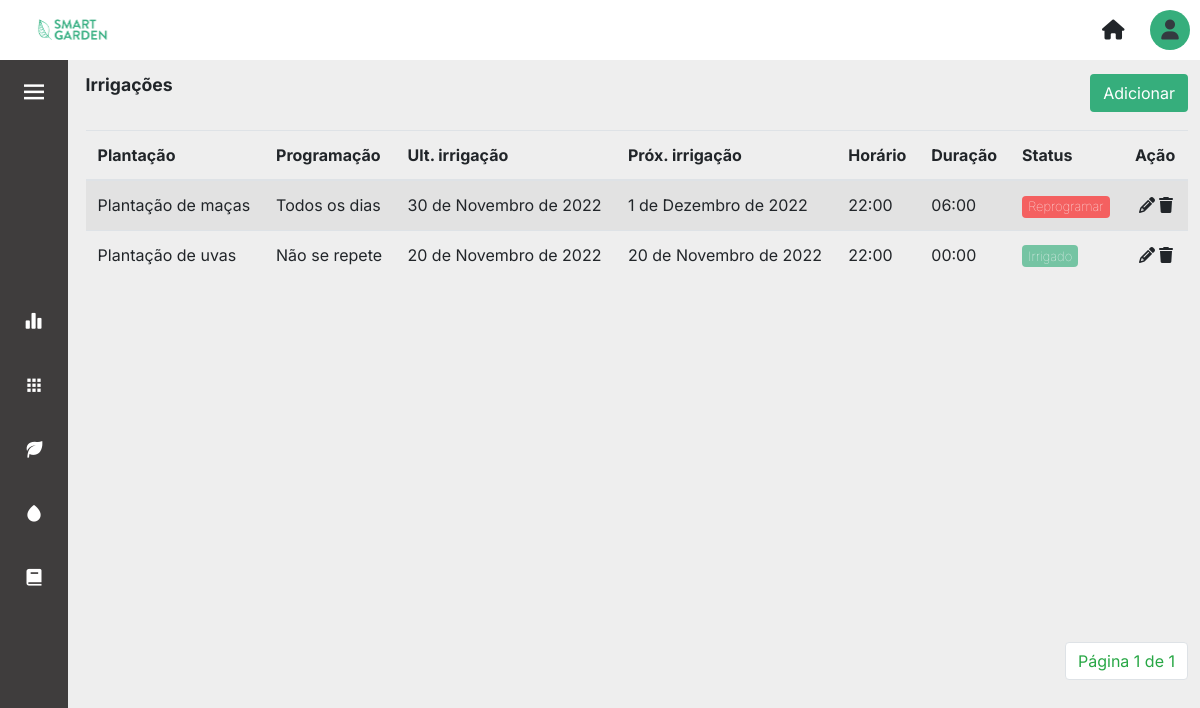
/irrigacoes/ (signed in), run on the app's committed database.
### core/models.py (models this page shows)
class Irrigacao(models.Model):
    dtUltIrrigacao = models.DateField(null=True, blank=True)
    dtProxIrrigacao = models.DateField(default=datetime.today, null=True, blank=True)
    horario = models.TimeField()
    duracao = models.TimeField()
    concluida = models.BooleanField(blank=False, null=False, default=False)
    plantacao = models.ForeignKey(Plantacao, on_delete=models.CASCADE)
    programacao = models.TextField(choices=Irrigacao_Programacao.choices, max_length=20, null=True, default=0)

class Plantacao(models.Model):
    descricao = models.CharField(max_length=100)
    qntDiasColheita = models.IntegerField(null=True)
    qntPlantada = models.IntegerField(null=True)
    qntColhida = models.IntegerField(null=True, blank=True, default=0)
    dtPlantio = models.DateField(default=datetime.today)
    categoria = models.TextField(choices=Tipos_Categorias.choices, max_length=20, null=True, default=0)
    areacultivo = models.ForeignKey(AreaCultivo, on_delete=models.CASCADE, null=True)
    colhida = models.BooleanField(null=False, default=False)
    def __str__(self):
        return self.descricao

### core/views.py (the view)
# urls.py: path('irrigacoes/' ,views.irrigacoes, name='irrigacoes'),
def irrigacoes(request):
    irrigacoes = Irrigacao.objects.all()
    paginator = Paginator(irrigacoes, 6)
    page = request.GET.get('page')
    irrigacoes = paginator.get_page(page)
    contexto = {
        'irrigacoes': irrigacoes
    }
    return render(request, 'irrigacoes.html', contexto)

### templates/irrigacoes.html (shortened to what this page needs)
{% extends 'layout.html' %} {% load static %} {% block content %}
<div>
    <div class="d-flex align-items-center justify-content-between mb-3">
		<p class="title-page">Irrigações</p>
		<a href="{% url 'cadastrar_irrigacoes' %}"><button type="button" class="btn btn_salvar">Adicionar</button></a>
	</div>
<div class="table-content">
  <table class="table table-striped table-hover mt-3">
        <thead class="border-botton border-secondary">
            <tr class>
                <th scope="col">Plantação</th>
                <th scope="col">Programação</th>
                <th scope="col">Ult. irrigação</th>
                <th scope="col">Próx. irrigação</th>
                <th scope="col">Horário</th>
                <th scope="col">Duração</th>
                <th scope="col"></i>Status</th>
                <th scope="col"></i>Ação</th>
            </tr>
        </thead>
        <tbody>
            {% for irrigacao in irrigacoes %}
            <tr>
                <td>{{irrigacao.plantacao}}</td>
                {% if irrigacao.programacao == 'TODOS_DIAS'%}<td>Todos os dias</td>{% else %}<td>Não se repete</td>{% endif %}
                {% if not irrigacao.dtUltIrrigacao%}<td> - </td>{% else %}<td>{{irrigacao.dtUltIrrigacao}}</td>{% endif %}
                <td>{{irrigacao.dtProxIrrigacao}}</td>
                <td>{{irrigacao.horario}}</td>
                <td>{{irrigacao.duracao}}</td>
                <td>{% if irrigacao.concluida == 0 and irrigacao.programacao != 'TODOS_DIAS' %}
                    <a href="{% url 'update_irrigada' irrigacao.id %}"><button class="badge btn btn-sm btn_tables btn_red"> Não irrigado </button></a>
                    {% elif irrigacao.programacao == 'TODOS_DIAS' %}
                    <a href="{% url 'update_irrigada' irrigacao.id %}"><button class="badge btn btn-sm btn_tables btn_red"> Reprogramar </button></a>
                    {% elif irrigacao.concluida == 1 and irrigacao.programacao != 'TODOS_DIAS'  %}
                    <button class="badge btn btn-sm btn_tables btn_green disabled"> Irrigado</button>
                    {% endif %}
                </td>
                <td><a href="{% url 'update_irrigacoes' irrigacao.id %}" class="m-1"><i class="fa-solid fa-pencil text-black"></i></a><a data-toggle="modal" data-target="#modal_confirm"><i class="fa-sharp fa-solid fa-trash text-black" data-toggle="modal fade" data-target="#exampleModal"></i></a></td>
            </tr>
            {% endfor %}
        </tbody>
    </table>
</div>
    <div class="container_pagination">
		<nav aria-label="Page-navigation">
			<ul class="pagination">
			<li class="page-item"><a class="page-link text-success" href="#">Página {{irrigacoes.number}} de {{irrigacoes.paginator.num_pages}}</a></li>
			</ul>
		</nav>
	</div>
</div>
{% endblock %}

### static/css/layout.css (style rules this page uses)
body { background-color: var(--light-color); overflow: hidden; }

### static/css/layout_sidebar.css (style rules this page uses)
a { text-decoration: none; }

### static/css/global.css (style rules this page uses)
* { margin: 0; padding: 0; }
:root { --nav-width: 68px; --gray-dark: #3f3d3d; --green-primary: #0bd692; --green-secondary: #36ae7c; --red-color: #f46060; --white-color: #ffffff; --light-color: #eeeeee; --body-font: 'Inter', sans-serif; --title-font: 'Roboto' sans-serif; --font-name: 'Raleway', sans-serif; --normal-font-size: 1rem; --z-fixed: 100; }
body { position: relative; font-family: var(--body-font); font-size: var(--normal-font-size); transition: 0.5s; max-width: 100vw; }
.table-content { min-height: 60vh; }
.title-page { font-family: var(--title-font); font-weight: 700; font-size: 1.1rem; }
.container_pagination { margin-top: 2rem; display: flex; position: relative; justify-content: flex-end; }

### static/css/areas.css (style rules this page uses)
a { color: inherit; }

### static/css/forms.css (style rules this page uses)
.btn_tables, .btn_tables:hover { color: var(--white-color) !important; font-weight: 100; font-size: 13px; }
.btn_green { background-color: var(--green-secondary) !important; }
.btn_red { background-color: var(--red-color) !important; }
.btn_salvar, .btn_salvar:hover { background-color: var(--green-secondary) !important; color: var(--white-color) !important; float: right; margin-left: 0.5rem; }

### data on the page
Irrigacao: plantacao "Plantação de maças", programacao "Todos os dias", dtUltIrrigacao "30 de Novembro de 2022", dtProxIrrigacao "1 de Dezembro de 2022", horario "22:00", duracao "06:00", concluida "Reprogramar"
Irrigacao: plantacao "Plantação de uvas", programacao "Não se repete", dtUltIrrigacao "20 de Novembro de 2022", dtProxIrrigacao "20 de Novembro de 2022", horario "22:00", duracao "00:00", concluida "Irrigado"

### other printed values
{{ irrigacoes.number }} "1"
{{ irrigacoes.paginator.num_pages }} "1"
